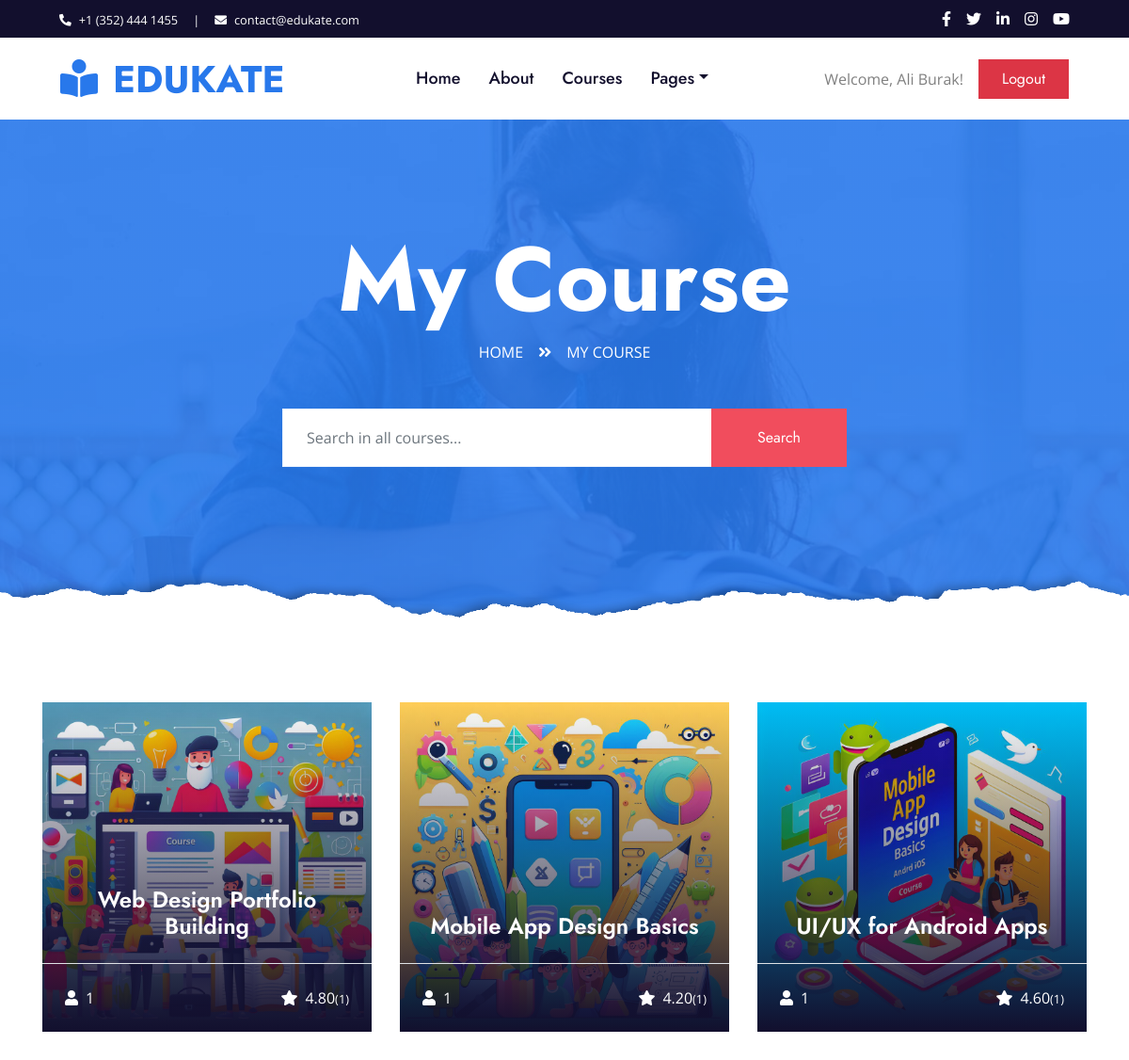
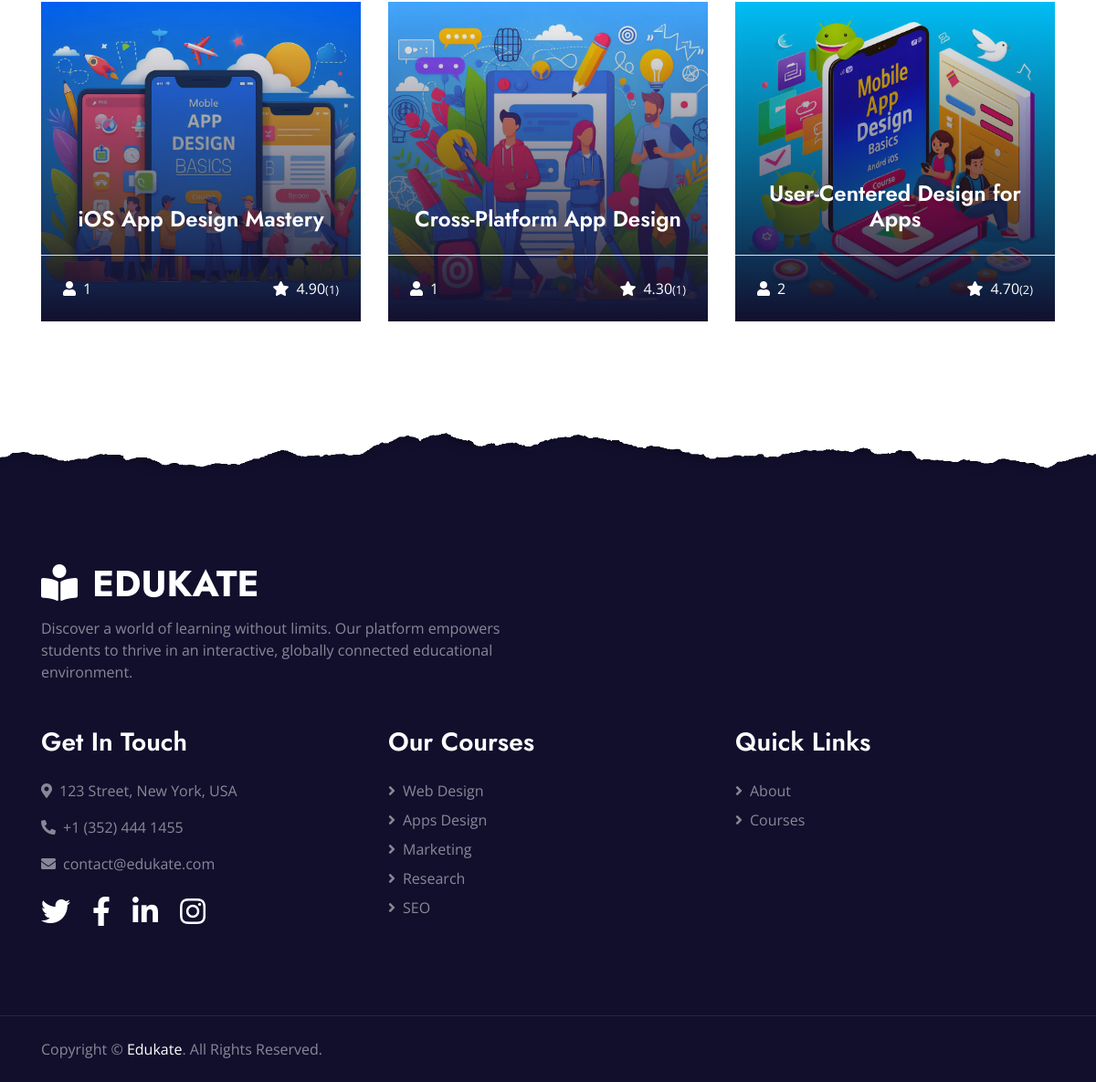
/my_course.php (signed in), run on the app's committed database (2 pictures, top to bottom).
### tables this page shows
CREATE TABLE IF NOT EXISTS Courses
(
    course_id     INT AUTO_INCREMENT PRIMARY KEY,
    title         VARCHAR(255) NOT NULL,
    description   TEXT,
    instructor_id INT,
    category_id   INT,
    level         ENUM('Beginner', 'Intermediate', 'Advanced'),
    photo_address VARCHAR(255),
    rating        DECIMAL(3, 2),
    lessons_count INT,
    duration_hour INT,
    language      VARCHAR(50),
    price         DECIMAL(10, 2),
    FOREIGN KEY (instructor_id) REFERENCES Instructors (instructor_id),
    FOREIGN KEY (category_id) REFERENCES Categories (category_id)
);

### my_course.php (the view, shortened to what this page needs)
<!DOCTYPE html>
<html lang="en">
<head>
    <link href="https://cdnjs.cloudflare.com/ajax/libs/font-awesome/5.10.0/css/all.min.css" rel="stylesheet">
    <link href="lib/owlcarousel/assets/owl.carousel.min.css" rel="stylesheet">
    <link href="css/style.css" rel="stylesheet">
</head>
<body>
<?php
$servername = "localhost";
$username = "root";
$password = "";
$database = "edukate";
try {
    $conn = new PDO("mysql:host=$servername;dbname=$database", $username, $password);
    $conn->setAttribute(PDO::ATTR_ERRMODE, PDO::ERRMODE_EXCEPTION);
    $stmt = $conn->prepare("SELECT c.*, COALESCE(e.number_of_students, 0) AS number_of_students
                                    FROM Courses c
                                    LEFT JOIN (
                                        SELECT course_id, COUNT(DISTINCT user_id) AS number_of_students
                                        FROM Enrollments
                                        GROUP BY course_id
                                    ) e ON c.course_id = e.course_id
                                    WHERE c.course_id IN (SELECT course_id FROM Enrollments WHERE user_id = :receivedValue);");
    $stmt->bindParam(':receivedValue', $_SESSION["id"]);
    $stmt->execute();
    $courses = $stmt->fetchAll(PDO::FETCH_ASSOC);
} catch (PDOException $e) {
    echo "Error: " . $e->getMessage();
}
?>
<div class="container-fluid bg-dark">
    <div class="row py-2 px-lg-5">
        <div class="col-lg-6 text-center text-lg-left mb-2 mb-lg-0">
            <div class="d-inline-flex align-items-center text-white">
                <small><i class="fa fa-phone-alt mr-2"></i>+1 (352) 444 1455</small>
                <small class="px-3">|</small>
                <small><i class="fa fa-envelope mr-2"></i>contact@edukate.com</small>
            </div>
        </div>
        <div class="col-lg-6 text-center text-lg-right">
            <div class="d-inline-flex align-items-center">
                <a class="text-white px-2" href="https://www.facebook.com/edukates/">
                    <i class="fab fa-facebook-f"></i>
                </a>
                <a class="text-white px-2" href="https://twitter.com/edukates">
                    <i class="fab fa-twitter"></i>
                </a>
                <a class="text-white px-2" href="https://www.linkedin.com/in/edukates/">
                    <i class="fab fa-linkedin-in"></i>
                </a>
                <a class="text-white px-2" href="https://www.instagram.com/edukates">
                    <i class="fab fa-instagram"></i>
                </a>
                <a class="text-white pl-2" href="https://youtube.com/edukates">
                    <i class="fab fa-youtube"></i>
                </a>
            </div>
        </div>
    </div>
</div>
<div class="container-fluid p-0">
    <nav class="navbar navbar-expand-lg bg-white navbar-light py-3 py-lg-0 px-lg-5">
        <a href="index.php" class="navbar-brand ml-lg-3">
            <h1 class="m-0 text-uppercase text-primary"><i class="fa fa-book-reader mr-3"></i>Edukate</h1>
        </a>
        <div class="collapse navbar-collapse justify-content-between px-lg-3" id="navbarCollapse">
            <div class="navbar-nav mx-auto py-0">
                <a href="index.php" class="nav-item nav-link">Home</a>
                <a href="about.php" class="nav-item nav-link">About</a>
                <a href="course.php" class="nav-item nav-link">Courses</a>
                <div class="nav-item dropdown">
                    <a href="#" class="nav-link dropdown-toggle" data-toggle="dropdown">Pages</a>
                </div>
            </div>
            <?php
            if (isset($_SESSION['username'])) {
                echo '<span class="navbar-text mx-3">Welcome, ' . $_SESSION['username'] . '!</span>';
                echo '<a href="logout.php" class="btn btn-danger py-2 px-4 d-none d-lg-inline-block">Logout</a>';
            } else {
                echo '<a href="index.php#signup-section" class="btn btn-primary py-2 px-4 mr-2 d-none d-lg-inline-block">Join Us</a>';
                echo '<a href="index.php#login-section" class="btn btn-success py-2 px-4 d-none d-lg-inline-block">Login</a>';
            }
            ?>
        </div>
    </nav>
</div>
<div class="jumbotron jumbotron-fluid page-header position-relative overlay-bottom" style="margin-bottom: 90px;">
    <div class="container text-center py-5">
        <h1 class="text-white display-1">My Course</h1>
        <div class="d-inline-flex text-white mb-5">
            <p class="m-0 text-uppercase"><a class="text-white" href="index.php">Home</a></p>
            <i class="fa fa-angle-double-right pt-1 px-3"></i>
            <p class="m-0 text-uppercase">My Course</p>
        </div>
        <div class="mx-auto mb-5" style="width: 100%; max-width: 600px;">
            <form action="search.php" method="post" class="input-group">
                <input type="text" name="search_text" class="form-control border-light" style="padding: 30px 25px;"
                       placeholder="Search in all courses..." required>
                <div class="input-group-append">
                    <button type="submit" class="btn btn-secondary px-4 px-lg-5">Search</button>
                </div>
            </form>
        </div>
    </div>
</div>
<div class="container-fluid">
    <div class="container">
        <div class="row">
            <?php foreach ($courses as $course): ?>
                <div class="col-lg-4 col-md-6 pb-4">
                    <a class="courses-list-item position-relative d-block overflow-hidden mb-2"
                       href="detail.php?id=<?php echo $course['course_id']; ?>">
                        <img class="img-fluid" src="./img/<?php echo $course['photo_address']; ?>" alt="">
                        <div class="courses-text">
                            <h4 class="text-center text-white px-3"><?php echo $course['title']; ?></h4>
                            <div class="border-top w-100 mt-3">
                                <div class="d-flex justify-content-between p-4">
                                    <span class="text-white"><i
                                                class="fa fa-user mr-2"></i><?php echo $course['number_of_students']; ?></span>
                                    <span class="text-white"><i
                                                class="fa fa-star mr-2"></i><?php if ($course['number_of_students'] > 0) echo $course['rating']; else echo '0.0' ?><small>(<?php if ($course['number_of_students'] > 0) echo $course['number_of_students']; else echo '♾'; ?>)</small></span>
                                </div>
                            </div>
                        </div>
                    </a>
                </div>
            <?php endforeach; ?>
        </div>
    </div>
</div>
<div class="container-fluid position-relative overlay-top bg-dark text-white-50 py-5" style="margin-top: 90px;">
    <div class="container mt-5 pt-5">
        <div class="row">
            <div class="col-md-6 mb-5">
                <a href="index.php" class="navbar-brand">
                    <h1 class="mt-n2 text-uppercase text-white"><i class="fa fa-book-reader mr-3"></i>Edukate</h1>
                </a>
                <p class="m-0">Discover a world of learning without limits. Our platform empowers students to thrive in
                    an interactive, globally connected educational environment.</p>
            </div>
        </div>
        <div class="row">
            <div class="col-md-4 mb-5">
                <h3 class="text-white mb-4">Get In Touch</h3>
                <p><i class="fa fa-map-marker-alt mr-2"></i>123 Street, New York, USA</p>
                <p><i class="fa fa-phone-alt mr-2"></i>+1 (352) 444 1455</p>
                <p><i class="fa fa-envelope mr-2"></i>contact@edukate.com</p>
                <div class="d-flex justify-content-start mt-4">
                    <a class="text-white mr-4" href="https://twitter.com/edukates"><i class="fab fa-2x fa-twitter"></i></a>
                    <a class="text-white mr-4" href="https://www.facebook.com/edukates/"><i
                                class="fab fa-2x fa-facebook-f"></i></a>
                    <a class="text-white mr-4" href="https://www.linkedin.com/in/edukates/"><i
                                class="fab fa-2x fa-linkedin-in"></i></a>
                    <a class="text-white" href="https://www.instagram.com/edukates"><i
                                class="fab fa-2x fa-instagram"></i></a>
                </div>
            </div>
            <div class="col-md-4 mb-5">
                <h3 class="text-white mb-4">Our Courses</h3>
                <div class="d-flex flex-column justify-content-start">
                    <a class="text-white-50 mb-2" href="course.php?category=1"><i class="fa fa-angle-right mr-2"></i>Web
                        Design</a>
                    <a class="text-white-50 mb-2" href="course.php?category=2"><i class="fa fa-angle-right mr-2"></i>Apps
                        Design</a>
                    <a class="text-white-50 mb-2" href="course.php?category=3"><i class="fa fa-angle-right mr-2"></i>Marketing</a>
                    <a class="text-white-50 mb-2" href="course.php?category=4"><i class="fa fa-angle-right mr-2"></i>Research</a>
                    <a class="text-white-50" href="course.php?category=5"><i class="fa fa-angle-right mr-2"></i>SEO</a>
                </div>
            </div>
            <div class="col-md-4 mb-5">
                <h3 class="text-white mb-4">Quick Links</h3>
                <div class="d-flex flex-column justify-content-start">
                    <a class="text-white-50 mb-2" href="about.php"><i class="fa fa-angle-right mr-2"></i>About</a>
                    <a class="text-white-50 mb-2" href="course.php"><i class="fa fa-angle-right mr-2"></i>Courses</a>
                </div>
            </div>
        </div>
    </div>
</div>
<div class="container-fluid bg-dark text-white-50 border-top py-4"
     style="border-color: rgba(256, 256, 256, .1) !important;">
    <div class="container">
        <div class="row">
            <div class="col-md-6 text-center text-md-left mb-3 mb-md-0">
                <p class="m-0">Copyright &copy; <a class="text-white" href="#">Edukate</a>. All Rights Reserved.
                </p>
            </div>
        </div>
    </div>
</div>
</body>
</html>

### data on the page
courses: photo_address (picture), title "Web Design Portfolio Building", number_of_students "1", rating "4.80"
courses: photo_address (picture), title "Mobile App Design Basics", number_of_students "1", rating "4.20"
courses: photo_address (picture), title "UI/UX for Android Apps", number_of_students "1", rating "4.60"
courses: photo_address (picture), title "iOS App Design Mastery", number_of_students "1", rating "4.90"
courses: photo_address (picture), title "Cross-Platform App Design", number_of_students "1", rating "4.30"
courses: photo_address (picture), title "User-Centered Design for Apps", number_of_students "2", rating "4.70"

### other printed values
$_SESSION['username'] "Ali Burak"
